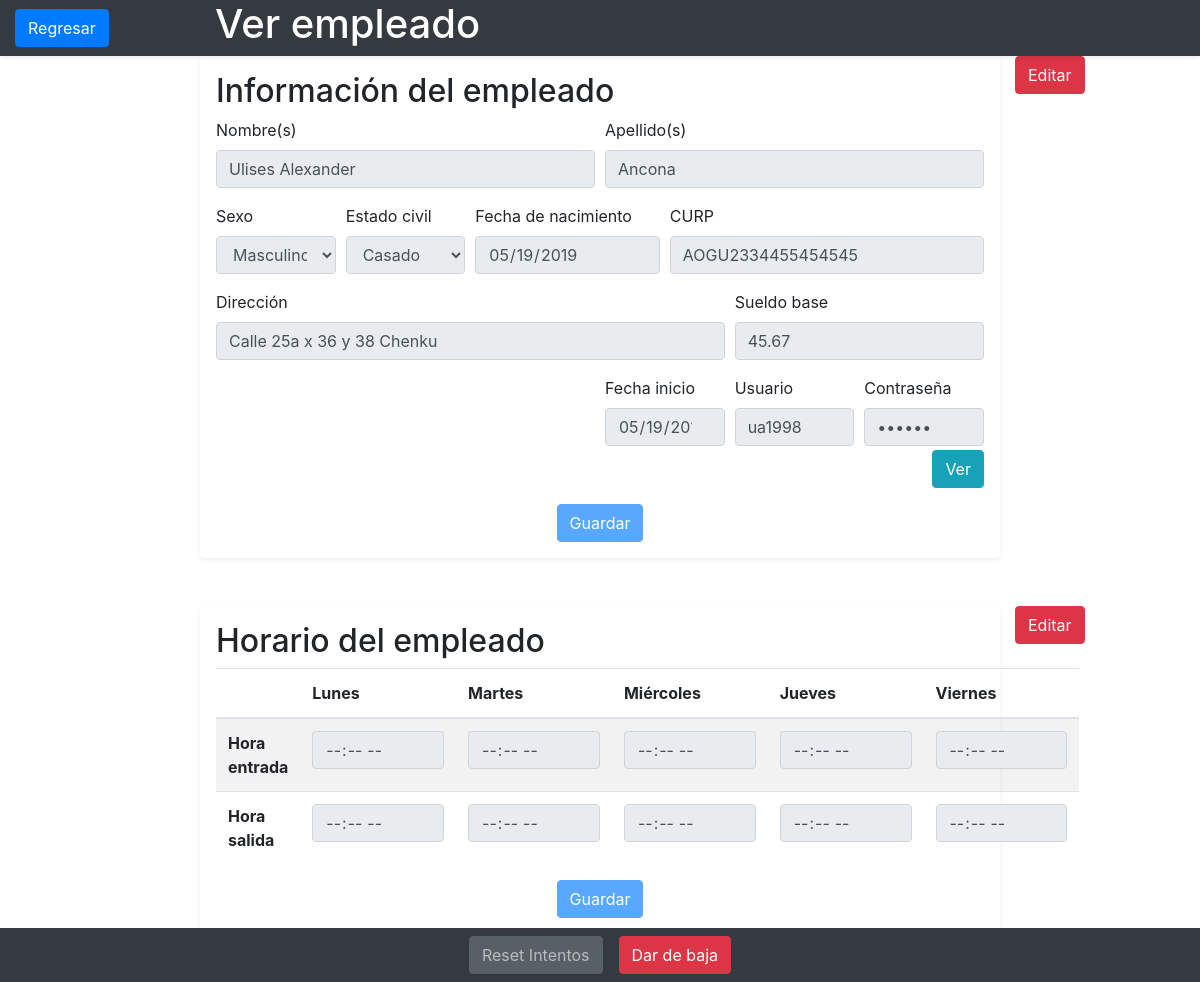
The app's page /pages/administrator/verEmpleado.php?id_empleado=2 with its own data.
### tables this page shows
CREATE TABLE `empleados` (
  `id` int(11) NOT NULL,
  `nombres` varchar(45) NOT NULL,
  `apellidos` varchar(45) NOT NULL,
  `usuario` longtext NOT NULL,
  `contrasena` longtext NOT NULL,
  `sueldo_base` double NOT NULL,
  `id_estado` int(11) NOT NULL,
  `direccion` varchar(45) NOT NULL,
  `fecha_nacimiento` date NOT NULL,
  `sexo` varchar(45) NOT NULL,
  `estado_civil` varchar(45) NOT NULL,
  `curp` varchar(45) NOT NULL,
  `fecha_inicio` date NOT NULL
);

### libs/consultas.php (called while the page is built, shortened)
<?php
function consultar($query){
    require_once($_SERVER['DOCUMENT_ROOT'].'/Sistema_Asistencia_Empleados/core/conexion.php');
    $conector = new Conexion();
    $conexion= $conector ->get_conexion();
    $arrayRespuesta = array();
    if($conexion){
        $resultado = $conexion->query($query);
        if (!empty($resultado)) {
            while($row = $resultado->fetch_assoc()){
                $arrayRespuesta=$row;
            }
        }else{
            $arrayRespuesta["error"] = "No se encontro información en la base de datos.";
        }
    }else{
        $arrayRespuesta["error"] = "Ha ocurrido un error con la conexión a la base de datos.";
    }
    return $arrayRespuesta;
}
?>

### core/conexion.php (called while the page is built, shortened)
<?php
class Conexion{
    public function __construct(){
        $this->conexion_db = new mysqli(DB_HOST, DB_USUARIO, DB_CONTRA, DB_NOMBRE);
    }
}
?>

### pages/administrator/verEmpleado.php (the view, shortened to what this page needs)
<?php
require_once(LIBS_PATH."consultas.php");
$id_empleado = $_GET['id_empleado'];
$data = consultar("SELECT * FROM empleados where id = ".$id_empleado);
?>
<!DOCTYPE html>
<html lang="es-MX">
    <head>
        <link rel="stylesheet" href="https://stackpath.bootstrapcdn.com/bootstrap/4.3.1/css/bootstrap.min.css"
>
        <link rel="stylesheet" href="https://use.fontawesome.com/releases/v5.8.2/css/all.css">
    </head>
    <body onload="deshabilitarTodo()">
        <div class="container-fluid ">
            <div id ="encabezado" class="row sticky-top bg-dark text-white shadow-sm">
                <div class="d-flex align-items-center col-2">
                    <button type="button" class="btn btn-primary">Regresar</button>
                </div>
                <div class="d-flex align-items-center col-10">
                    <h1 align="center">Ver empleado </h1>
                </div>
            </div>
            <div class = "row">
                <div class="bd-highlight col-md-2"></div>
                <div id="informacion_empleado" class=" col-md-8  bd-highlight shadow-sm p-3 mb-5 bg-white rounded">
                    <h2 align="left">Informaci&oacute;n del empleado</h2>
                    <form id="formularioInformacion" name = "formularioInfo">
                        <div class="form-row">
                            <div class="form-group col-md-6">
                                <label for="inputNombres">Nombre(s)</label>
                                <input type="text" class="form-control inputsInformacionPersonal" name="nombres" id="inputNombres" placeholder="Nombres(s)" value="<?=$data["nombres"]?>">
                            </div>
                            <div class="form-group col-md-6">
                                <label for="inputApellidos">Apellido(s)</label>
                                <input type="text" class="form-control inputsInformacionPersonal" name="apellidos" id="inputApellidos" placeholder="Apellidos(s)" value="<?=$data["apellidos"];?>">
                            </div>
                        </div>
                        <div class="form-row">
                            <div class="form-group col-md-2">
                                <label for="inputSexo">Sexo</label>
                                <select id="inputSexo" class="form-control inputsInformacionPersonal" name="sexo">
                                    <option valued = "<?=$data["sexo"];?>" selected><?=$data["sexo"];?></option>
                                </select>
                            </div>
                            <div class="form-group col-md-2">
                                <label for="inputEstadoCivil">Estado civil</label>
                                <select id="inputEstadoCivil" class="form-control inputsInformacionPersonal" name="estado_civil">
                                    <option valued="<?=$data["estado_civil"];?>" selected><?=$data["estado_civil"];?></option>
                                </select>
                            </div>
                            <div class="form-group col-md-3">
                                <label for="inputFechaNac">Fecha de nacimiento</label>
                                <input type="date" class="form-control inputsInformacionPersonal" name="fecha_nacimiento" id="inputFechaNac" placeholder="" value="<?=$data["fecha_nacimiento"];?>" min="1939-01-01" max="2001-12-31">
                            </div>
                            <div class="form-group col-md-5">
                                <label for="inputCurp">CURP</label>
                                <input type="text" class="form-control inputsInformacionPersonal" name="curp" id="inputCurp" placeholder="CURP" value="<?=$data["curp"];?>">
                            </div>
                        </div>
                        <div class="form-row">
                            <div class="form-group col-md-8">
                                <label for="inputDireccion">Direcci&oacute;n</label>
                                <input type="text" class="form-control inputsInformacionPersonal" name="direccion" id="inputDireccion" placeholder="Direcci&oacute;n" value="<?= $data["direccion"];?>">
                            </div>
                            <div class="form-group col-md-4">
                                <label for="inputSueldo">Sueldo base</label>
                                <input type="number" class="form-control inputsInformacionPersonal" name="sueldo_base" id="inputSueldo" placeholder="0" value="<?= $data["sueldo_base"];?>">
                            </div>
                        </div>
                        <div class="form-row">
                            <div class="form-group col-md-6"></div>
                            <div class="form-group col-md-2">
                                <label for="inputFechaInicio">Fecha inicio</label>
                                <input type="date" class="form-control inputsInformacionPersonal" name="fecha_inicio" id="inputFechaInicio" placeholder="" value="<?=$data["fecha_inicio"];?>">
                            </div>
                            <div class="form-group col-md-2">
                                <label for="inputUsuario">Usuario</label>
                                <input type="text" class="form-control" name="usuario" id="inputUsuario" placeholder="Usuario" value="<?=$data["usuario"]?>" readonly>
                            </div>
                            <div class="form-group col-md-2">
                                <label for="inputContrasena">Contrase&ntilde;a</label>
                                <input type="password" class="form-control" name="contrasena" id="inputContrasena" placeholder="Contrase&ntilde;a" value="<?=$data["contrasena"];?>" readonly>
                                <button type="button" class="btn btn-info float-right" style="margin-top:.2em;" id= "verContrasenaUs" onClick="verContrasena()">Ver</button>
                            </div>
                        </div>
                        <div class="form-row justify-content-center">
                            <button type="button" class="btn btn-primary btn-md" id="botonGuardarInformacion" disabled onClick = "actualizarInformacionEmpleado()">Guardar</button>
                        </div>
                    </form>
                </div>
                <div class=" bd-highlight col-md-2" style="margin-bottom:5em;">
                    <button type="button" class="btn btn-danger" id="botonEditarInformacion" onClick="intercambiarOpciones(this)">Editar</button>
                </div>
            </div>
            <div class = "row">
                <div class="bd-highlight col-md-2"></div>
                <div id="horario_empleado" class=" col-md-8  bd-highlight shadow-sm p-3 mb-5 bg-white rounded">
                    <h2 align="left">Horario del empleado</h2>
                    <form>
                        <div class="col-lg-12" style="padding-left:0;">
                            <table class="table table-striped table-responsive-sm">
                                <thead>
                                    <tr>
                                        <th scope="col"></th>
                                        <th scope="col">Lunes</th>
                                        <th scope="col">Martes</th>
                                        <th scope="col">Mi&eacute;rcoles</th>
                                        <th scope="col">Jueves</th>
                                        <th scope="col">Viernes</th>
                                    </tr>
                                </thead>
                                <tbody>
                                        <?php
                                            $dias_de_la_semana = array("Lunes", "Martes","Miercoles","Jueves","Viernes");
                                            mostrarHorario("Hora entrada","hora_entrada");
                                            mostrarHorario("Hora salida","hora_salida");
                                            function mostrarHorario($tipo,$nombre_bd){
                                                global $dias_de_la_semana, $contador, $id_empleado;
                                                $contador = 0;
                                                echo "<tr><th scope='row'>$tipo</th>";
                                                foreach($dias_de_la_semana as $dia){
                                                    $query = "SELECT * FROM horarios WHERE id_empleado =".$id_empleado." AND dia = '$dia'";
                                                    $informacion_dia = consultar($query);
                                                    $name = $nombre_bd.$contador;
                                                    echo "<td> <input onchange=checarHora('$nombre_bd',$contador,'$dia') type='time' class='form-control inputsHorarioPersonal' name='$name' id='$name' value=".$informacion_dia["$nombre_bd"].">";
                                                    echo "</td>";
                                                    $contador++;
                                                }
                                                echo "</tr>";
                                            }
                                        ?>
                                </tbody>
                            </table>
                        </div>
                        <div class="form-row justify-content-center">
                                <button type="button" class="btn btn-primary btn-md" id="botonGuardarHorario" disabled onClick="actualizarHorarioEmpleado()">Guardar</button>
                        </div>
                    </form>
                </div>
                <div class="bd-highlight col-md-2" style="margin-bottom:4em;">
                    <button type="button" class="btn btn-danger" id="botonEditarHorario" onClick="intercambiarOpciones(this)">Editar</button>
                </div>
            </div>
            <div class="d-flex justify-content-center fixed-bottom bg-dark text-white shadow-sm">
                <div class="p-2" id="botonIntentos">
                    <?php
                        $query = "SELECT numero_intentos FROM empleado_intentos WHERE id_empleado=".$data['id'];
                        $empleadoIntentos = consultar($query);
                        if($empleadoIntentos['numero_intentos']>=3){
                            echo '<button  type="button" class="btn btn-secondary" onClick="resetIntentosUsuario(this)">Reset Intentos</button>';
                        }else{
                            echo '<button  type="button" class="btn btn-secondary" disabled>Reset Intentos</button>';
                        }
                    ?>
                </div>
                <div class="p-2" id="botonEstado">
                    <?php
                        $query = "SELECT nombre FROM estados WHERE id =". $data['id_estado'];
                        $estado = consultar($query);
                        if($estado['nombre']=="activo"){
                            echo "<button type='button' name = 'baja' id = 'baja' class='btn btn-danger' onClick = 'cambiarEstadoEmpleado("."activo".","."baja".")'>Dar de baja</button>";
                        }else if($estado['nombre']=="baja"){
                            echo "<button type='button' name = 'baja' id = 'baja' class='btn btn-danger'  style='display:none;' onClick = 'cambiarEstadoEmpleado("."activo".","."baja".")'>Dar de baja</button>";
                            echo "<button type='button' name = 'activo' id = 'activo' class='btn btn-success'' onClick = 'cambiarEstadoEmpleado("."baja".","."activo".")'>Activar</button>";
                        }
                    ?>
                </div>
            </div>
        </div>
    </body>
</html>

### records on screen
empleados: nombres "Ulises Alexander", apellidos "Ancona", sexo "Masculino", estado_civil "Casado", fecha_nacimiento "05/19/2019", curp "AOGU2334455454545", direccion "Calle 25a x 36 y 38 Chenku", sueldo_base "45.67", fecha_inicio "05/19/2019", usuario "ua1998"

### other values on screen
$tipo "Hora entrada Hora salida"
